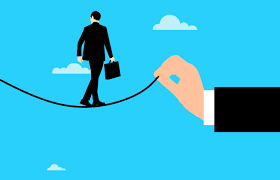
#> input picture Day004_圖片矩陣操作/protect.png, 280 x 180 px, found by its file name
$ jupyter execute Day004_geometric_transform.ipynb
#> lines starting #> are read from the running program, lines starting #| are printed output that depends on the picture
### 範例
實作本篇提到的三大概念

1.翻轉：實作上下翻轉

2.縮放：實作鄰近差值

3.平移：建立 Translation Transformation Matrix 來做平移

[cell 1]
import cv2
import time
import numpy as np

img_path = r'C:\Users\HAO\Documents\GitHub\1st_DL_CVMarathon\protect.png'
img = cv2.imread(img_path)
#> img is the input picture: shape (180, 280, 3); mean B, G, R 223.3, 187.5, 48.2

[cell 2]
#垂直翻轉
img_vflip = img[::-1, :, :]
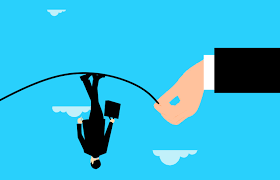
#> img_vflip: shape (180, 280, 3); mean B, G, R 223.3, 187.5, 48.2
while True:
    cv2.imshow('filp image', img_vflip)
    k=cv2.waitKey(0)
#> (key Esc is pressed here)
    if k==27:
        cv2.destroyAllWindows()
        break

## 縮放圖片

### 放大
我們先透過縮小圖片去壓縮原有圖片保有的資訊，再放大比較不同方法之間的速度與圖片品質

[cell 3]
# 將圖片壓縮成原來的20%
img_test = cv2.resize(img, None, fx=0.2, fy=0.2)
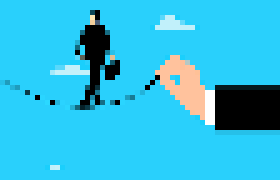
#> img_test: shape (36, 56, 3) (shown 5 times larger); mean B, G, R 223.6, 187.7, 48.2

# 將圖片放大為"小圖片"的 8 倍大 = 原圖的 1.6 倍大
fx, fy = 8,8

#鄰近差值scale +計算花費時間
start_time = time.time()
img_area_scale = cv2.resize(img_test, None, fx=fx, fy=fy, interpolation= cv2.INTER_NEAREST)
print('INTER_NEAREST zoom cost{}'.format(time.time()-start_time))

# 組合 + 顯示圖片
orig_img = cv2.resize(img, img_area_scale.shape[:2][::-1])
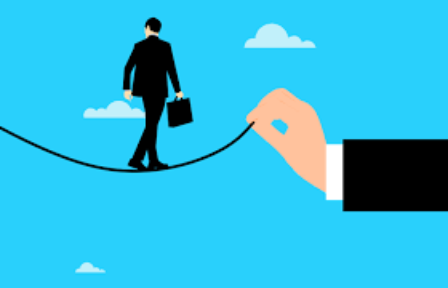
#> orig_img: shape (288, 448, 3); mean B, G, R 223.3, 187.5, 48.2
img_zoom = np.hstack((orig_img, img_area_scale))  #水平軸大小需一致
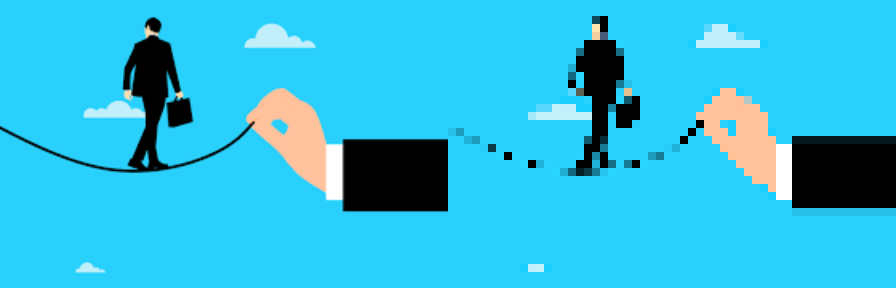
#> img_zoom: shape (288, 896, 3); mean B, G, R 223.5, 187.6, 48.2
while True:
    cv2.imshow('zoom_image', orig_img)
    k = cv2.waitKey(0)
#> (key Esc is pressed here)
    if k ==27:
        cv2.destroyAllWindows()
        break

## 平移幾何轉換

[cell 4]
# 設定 translation transformation matrix
# x 平移 100 pixel; y 平移 50 pixel
M = np.array([[1,0,100],[0,1,50]], dtype= np.float32)
img_shift = cv2.warpAffine(orig_img, M, (img.shape[1], img.shape[0]))
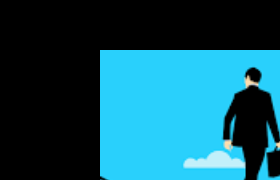
#> img_shift: shape (180, 280, 3); mean B, G, R 98.8, 82.3, 18.8
while True:
    cv2.imshow('shift_img', img_shift)
    k = cv2.waitKey(0)
#> (key Esc is pressed here)
    if k==27:
        cv2.destroyAllWindows()
        break
